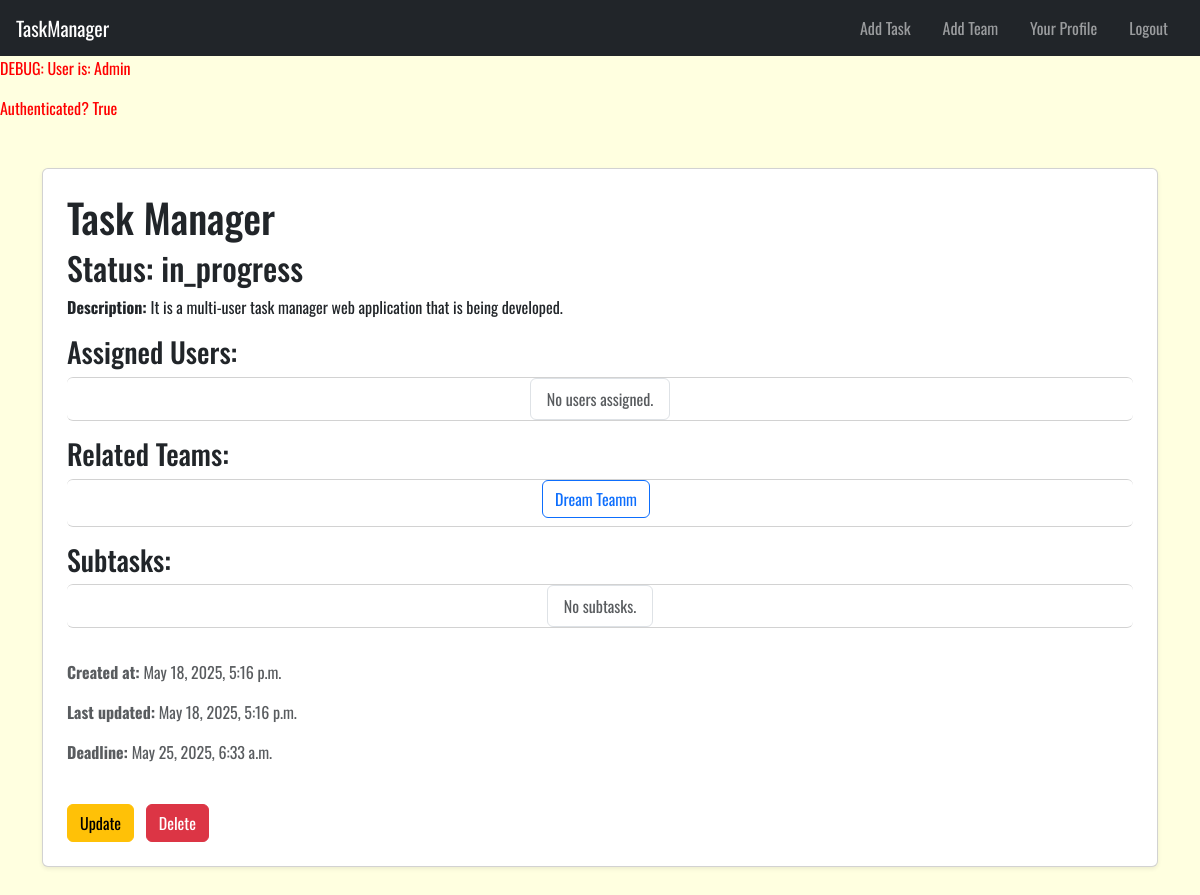
Before: /tasks/1/ (signed in) with the older database file.
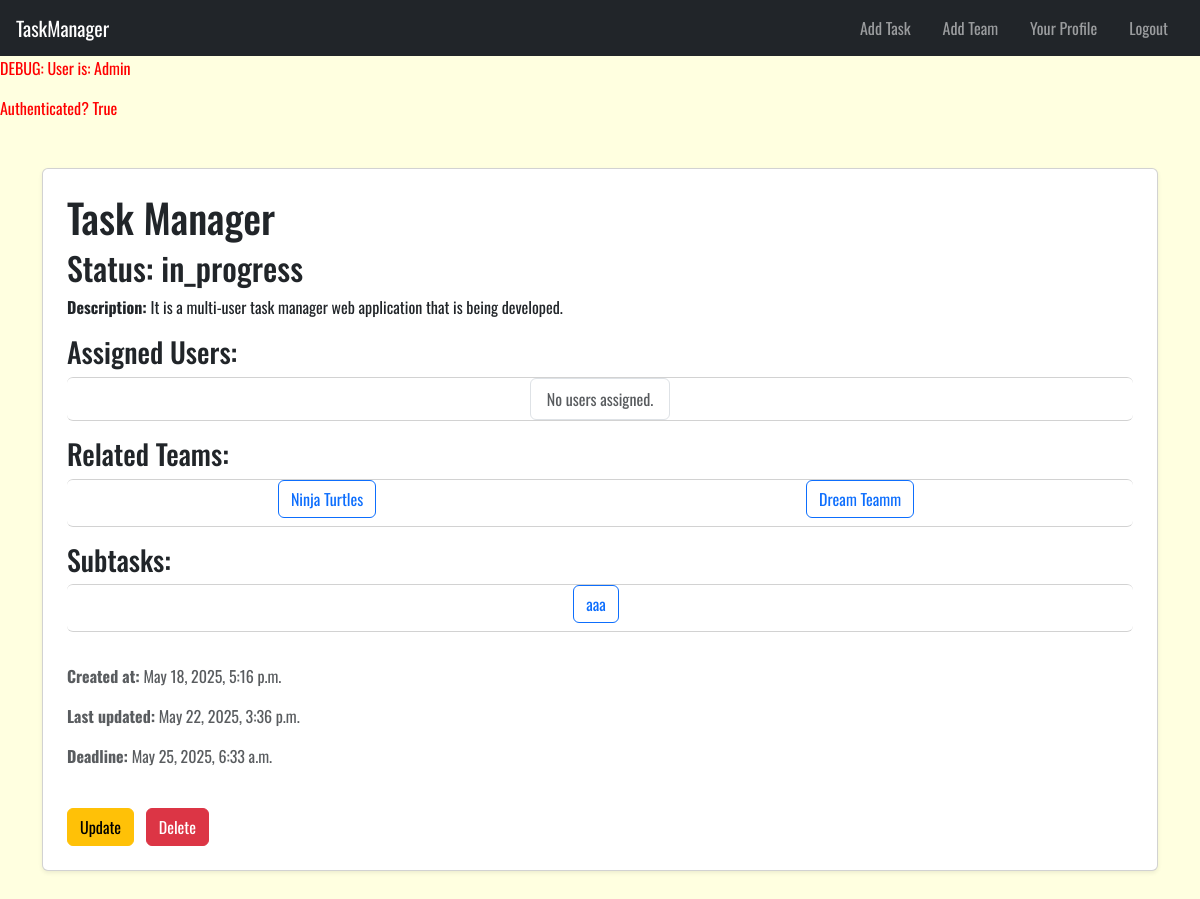
After: the same page with the newer database file.
### tasks/models.py (models this page shows, shortened)
class Team(models.Model): # One user can be a team
    name = models.CharField(max_length=100)
    users = models.ManyToManyField(User, related_name='teams')

class Task(models.Model):
    STATUS_CHOICES = [
        ('todo', 'To Do'),
        ('in_progress', 'In Progress'),
        ('done', 'Done'),
    ]
    private = models.BooleanField(blank=False,default=False) # if it is false every one can see it , users & teams associated
    creator = models.ForeignKey(User,on_delete=models.CASCADE, related_name='created_tasks')
    title = models.CharField(max_length=200)
    status = models.CharField(max_length=20, choices=STATUS_CHOICES, default='todo')
    description = models.TextField(blank=True)
    users = models.ManyToManyField(User, related_name='tasks')  # Users assigned to the task
    teams = models.ManyToManyField(Team, related_name='tasks' , blank=True)  # Teams related to the task
    subtasks = models.ManyToManyField('self', symmetrical=False, blank=True, related_name='parent_tasks')  # Optional sub-task linkage
    created_at = models.DateTimeField(auto_now_add=True)
    updated_at = models.DateTimeField(auto_now=True)
    deadline = models.DateTimeField(null=True, blank=True)

### tasks/views.py (the view)
# urls.py: path("tasks/<int:task_id>/", views.detail_task, name="detail_task"),
@login_required
def detail_task(request,task_id):
    task = Task.objects.get(pk=task_id)
    context = {
        "task":task,
    }
    return render(request,"tasks/detail.html",context)

### tasks/templates/tasks/detail.html
{% extends 'base.html' %}
{% block body %}
<main class="container my-5">
  <div class="card shadow-sm p-4">
    <h1>{{ task.title }}</h1>
    <h2>Status: {{ task.status }}</h2>
    {% if task.description %}
    <p><strong>Description:</strong> {{ task.description }}</p>
    {% endif %}
    <h3>Assigned Users:</h3>
    <ul class="list-group mb-3 rowList" >
      {% for user in task.users.all %}
      <li>
        <a href="{% url 'task:detail_user' user.id %}" class="btn btn-outline-primary me-2 mb-2" >
            {{ user.username }} (ID: {{ user.id }})
        </a>
      </li>
      {% empty %}
        <li class="list-group-item text-muted">No users assigned.</li>
      {% endfor %}
    </ul>
    <h3>Related Teams:</h3>
    <ul class="list-group mb-3 rowList">
      {% for team in task.teams.all %}
      <li>
        <a href="{% url 'task:detail_team' team.id %}" class="btn btn-outline-primary me-2 mb-2">{{ team.name }}</a>
      </li>
      {% empty %}
        <li class="list-group-item text-muted">No teams assigned.</li>
      {% endfor %}
    </ul>
    <h3>Subtasks:</h3>
    <ul class="list-group mb-3 rowList">
      {% for subtask in task.subtasks.all %}
      <li>
        <a href="{% url 'task:detail_task' subtask.id %}" class="btn btn-outline-primary me-2 mb-2">{{ subtask.title }}</a>
      </li>
      {% empty %}
        <li class="list-group-item text-muted">No subtasks.</li>
      {% endfor %}
    </ul>
    <div class="text-muted mt-3">
      <p><strong>Created at:</strong> {{ task.created_at }}</p>
      <p><strong>Last updated:</strong> {{ task.updated_at }}</p>
      {% if task.deadline %}
        <p><strong>Deadline:</strong> {{ task.deadline }}</p>
      {% endif %}
    </div>
    <div class="mt-4">
      <a href="{% url 'task:update_task' task.id %}" class="btn btn-warning me-2">Update</a>
      <a href="{% url 'task:delete_task' task.id %}" class="btn btn-danger">Delete</a>
    </div>
  </div>
</main>
{% endblock %}

Changed rows visible on the page:
changed Task "Task Manager": updated_at "May 18, 2025, 5:16 p.m." → "May 22, 2025, 3:36 p.m."
now on this page (row unchanged): Team: name "Ninja Turtles"
added Task: title "aaa"
Other visible differences:
text no longer shown: "No subtasks."
